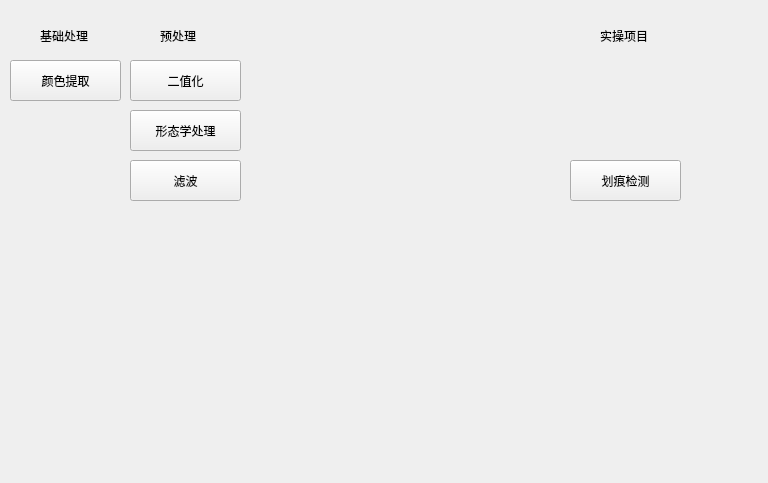
<?xml version="1.0" encoding="UTF-8"?>
<ui version="4.0">
 <class>MachineVisionSystemClass</class>
 <widget class="QMainWindow" name="MachineVisionSystemClass">
  <property name="geometry">
   <rect>
    <x>0</x>
    <y>0</y>
    <width>768</width>
    <height>483</height>
   </rect>
  </property>
  <property name="windowTitle">
   <string>MachineVisionSystem</string>
  </property>
  <widget class="QWidget" name="centralWidget">
   <widget class="QPushButton" name="btnBinarizeTool">
    <property name="geometry">
     <rect>
      <x>130</x>
      <y>60</y>
      <width>111</width>
      <height>41</height>
     </rect>
    </property>
    <property name="text">
     <string>二值化</string>
    </property>
   </widget>
   <widget class="QPushButton" name="btnMorphologicalTool">
    <property name="geometry">
     <rect>
      <x>130</x>
      <y>110</y>
      <width>111</width>
      <height>41</height>
     </rect>
    </property>
    <property name="text">
     <string>形态学处理</string>
    </property>
   </widget>
   <widget class="QLabel" name="label">
    <property name="geometry">
     <rect>
      <x>160</x>
      <y>30</y>
      <width>54</width>
      <height>12</height>
     </rect>
    </property>
    <property name="text">
     <string>预处理</string>
    </property>
   </widget>
   <widget class="QLabel" name="label_2">
    <property name="geometry">
     <rect>
      <x>40</x>
      <y>30</y>
      <width>54</width>
      <height>12</height>
     </rect>
    </property>
    <property name="text">
     <string>基础处理</string>
    </property>
   </widget>
   <widget class="QPushButton" name="btnFilteringTool">
    <property name="geometry">
     <rect>
      <x>130</x>
      <y>160</y>
      <width>111</width>
      <height>41</height>
     </rect>
    </property>
    <property name="text">
     <string>滤波</string>
    </property>
   </widget>
   <widget class="QPushButton" name="btnColorExtractionTool">
    <property name="geometry">
     <rect>
      <x>10</x>
      <y>60</y>
      <width>111</width>
      <height>41</height>
     </rect>
    </property>
    <property name="text">
     <string>颜色提取</string>
    </property>
   </widget>
   <widget class="QPushButton" name="btnCheckScratch">
    <property name="geometry">
     <rect>
      <x>570</x>
      <y>160</y>
      <width>111</width>
      <height>41</height>
     </rect>
    </property>
    <property name="text">
     <string>划痕检测</string>
    </property>
   </widget>
   <widget class="QLabel" name="label_3">
    <property name="geometry">
     <rect>
      <x>600</x>
      <y>30</y>
      <width>54</width>
      <height>12</height>
     </rect>
    </property>
    <property name="text">
     <string>实操项目</string>
    </property>
   </widget>
  </widget>
 </widget>
 <layoutdefault spacing="6" margin="11"/>
 <resources>
  <include location="MachineVisionSystem.qrc"/>
 </resources>
 <connections>
  <connection>
   <sender>btnBinarizeTool</sender>
   <signal>clicked()</signal>
   <receiver>MachineVisionSystemClass</receiver>
   <slot>btnBinarizeToolClick()</slot>
   <hints>
    <hint type="sourcelabel">
     <x>92</x>
     <y>44</y>
    </hint>
    <hint type="destinationlabel">
     <x>110</x>
     <y>164</y>
    </hint>
   </hints>
  </connection>
  <connection>
   <sender>btnMorphologicalTool</sender>
   <signal>clicked()</signal>
   <receiver>MachineVisionSystemClass</receiver>
   <slot>btnMorphologicalToolClick()</slot>
   <hints>
    <hint type="sourcelabel">
     <x>224</x>
     <y>63</y>
    </hint>
    <hint type="destinationlabel">
     <x>227</x>
     <y>116</y>
    </hint>
   </hints>
  </connection>
  <connection>
   <sender>btnFilteringTool</sender>
   <signal>clicked()</signal>
   <receiver>MachineVisionSystemClass</receiver>
   <slot>btnFilteringToolClick()</slot>
   <hints>
    <hint type="sourcelabel">
     <x>194</x>
     <y>190</y>
    </hint>
    <hint type="destinationlabel">
     <x>185</x>
     <y>215</y>
    </hint>
   </hints>
  </connection>
  <connection>
   <sender>btnColorExtractionTool</sender>
   <signal>clicked()</signal>
   <receiver>MachineVisionSystemClass</receiver>
   <slot>btnColorExtractionToolClick()</slot>
   <hints>
    <hint type="sourcelabel">
     <x>65</x>
     <y>98</y>
    </hint>
    <hint type="destinationlabel">
     <x>65</x>
     <y>123</y>
    </hint>
   </hints>
  </connection>
  <connection>
   <sender>btnCheckScratch</sender>
   <signal>clicked()</signal>
   <receiver>MachineVisionSystemClass</receiver>
   <slot>btnCheckScratchClick()</slot>
   <hints>
    <hint type="sourcelabel">
     <x>632</x>
     <y>193</y>
    </hint>
    <hint type="destinationlabel">
     <x>608</x>
     <y>-29</y>
    </hint>
   </hints>
  </connection>
 </connections>
 <slots>
  <slot>btnBinarizeToolClick()</slot>
  <slot>btnMorphologicalToolClick()</slot>
  <slot>btnFilteringToolClick()</slot>
  <slot>btnColorExtractionToolClick()</slot>
  <slot>btnCheckScratchClick()</slot>
 </slots>
</ui>
